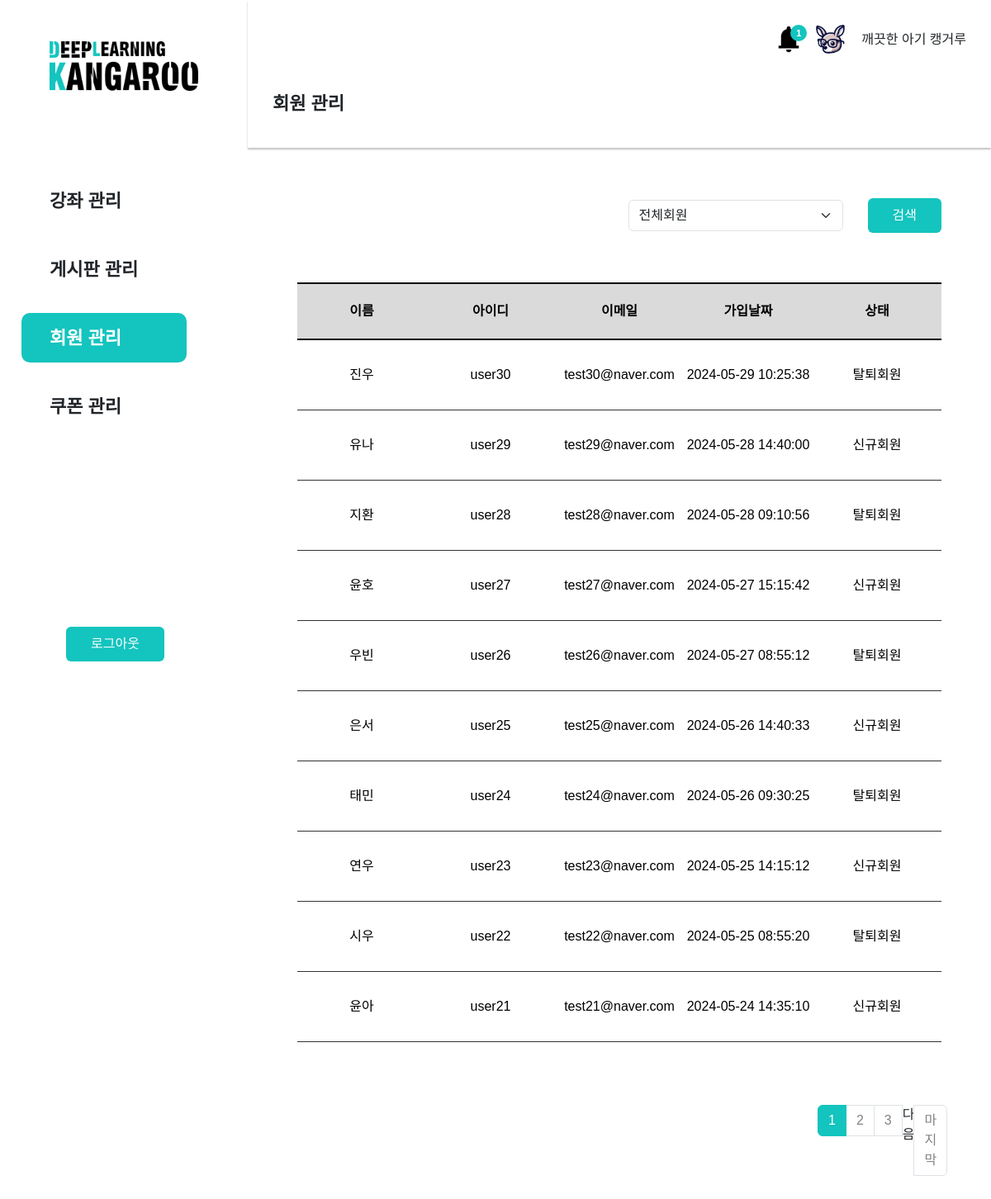
The page /admin/member/member_list.php on the database its author committed.
### tables this page shows
CREATE TABLE `members` (
  `mid` int(11) NOT NULL,
  `userid` varchar(145) DEFAULT NULL,
  `email` varchar(245) DEFAULT NULL,
  `username` varchar(145) DEFAULT NULL,
  `passwd` varchar(200) DEFAULT NULL,
  `regdate` datetime DEFAULT current_timestamp(),
  `status` int(11) NOT NULL
);

### admin/pagination.php (called while the page is built, shortened)
<?php
$cntsql = "SELECT COUNT(*) AS cnt FROM $paginationTarget where 1=1";
$cntsql .= $search_where;
$cntresult = $mysqli->query($cntsql);
$cntrow = $cntresult->fetch_object();
$count = $cntrow -> cnt;
$pageNumber = $_GET['pageNumber'] ?? 1;
$pageCount = $_GET['pageCount'] ?? 10;
$startLimit = ($pageNumber -1)*$pageCount;
$endLimit = $pageCount ;
$block_ct = 3;
$block_num = ceil($pageNumber/$block_ct);
$block_start = (($block_num - 1) * $block_ct) + 1;
$block_end = $block_start + $block_ct - 1;
$total_page = ceil($count / $pageCount);
$total_block = ceil($total_page/$block_ct);

### admin/member/member_list.php (the view, shortened to what this page needs)
<?php
$css1 = '<link rel="stylesheet" href="../../css/member.css">';
include_once $_SERVER['DOCUMENT_ROOT'] . '/clean_kangaroo/admin/dbcon.php';
include_once $_SERVER['DOCUMENT_ROOT'] . '/clean_kangaroo/admin/header.php';
$search_where = "";
$paginationTarget = 'members';
include_once $_SERVER['DOCUMENT_ROOT'] . '/clean_kangaroo/admin/pagination.php';
$sql = "SELECT * FROM members where 1=1";
$sql .= $search_where;
$order = " order by regdate desc";
$sql .= $order;
$limit = " LIMIT $startLimit, $endLimit";
$sql .= $limit;
$result = $mysqli->query($sql);
while ($rs = $result->fetch_object()) {
  $rsArr[] = $rs;
}
?>
<body>
  <div class="board_container grid">
    <form action="" id="">
      <div class="board_category df aic">
        <div class="select_wrap">
          <select class="form-select" aria-label="" id="" name="status">
            <option value="" selected>전체회원</option>
          </select>
        </div>
        <div class="search_wrap df">
          <button class="primary_btn">검색</button>
        </div>
      </div>
    </form>
    <table class="table">
      <thead>
        <tr>
          <th scope="col">이름</th>
          <th scope="col">아이디</th>
          <th scope="col">이메일</th>
          <th scope="col">가입날짜</th>
          <th scope="col">상태</th>
        </tr>
      </thead>
      <tbody>
      <?php
          if(isset($rsArr)){
            foreach($rsArr as $ra){
          ?>
        <tr>
          <td><?=$ra->username?></td>
          <td><?=$ra->userid?></td>
          <td><?=$ra->email?></td>
          <td><?=$ra->regdate?></td>
          <td><?php if($ra->status == 0){echo '신규회원';}else{echo '탈퇴회원';}?></td>
        </tr>
      <?php
            }
          }
        ?>
      </tbody>
    </table>
    <div class="nav_wrap df aic">
        <nav aria-label="">
        <ul class="pagination">
         <?php
          for($i=$block_start;$i<=$block_end;$i++){
            if($i == $pageNumber){
              echo "<li class=\"page-item active\"><a href=\"member_list.php?pageNumber=$i\" class=\"page-link\">$i</a></li>";
            }else{
              echo "<li class=\"page-item\"><a href=\"member_list.php?pageNumber=$i\" class=\"page-link\">$i</a></li>";
            }
          }
          if($pageNumber < $total_page){
            if($total_block > $block_num){
              $next = $block_num * $block_ct + 1;
              echo "<li class=\"page-item\"><a href=\"member_list.php?pageNumber=$next\" class=\"page-item\">다음</a></li>";
            }
            echo "<li class=\"page-item\"><a href=\"member_list.php?pageNumber=$total_page\" class=\"page-link\">마지막</a></li>";
          }
        ?>
      </ul>
        </nav>
    </div>
  </div>
  <?php
include_once $_SERVER['DOCUMENT_ROOT'] . '/clean_kangaroo/admin/footer.php';
?>

### css/common.css (style rules this page uses)
:root { --font-size: 16px; --font-bold:700; --black: #000; --white: #fff; --body-l:calc(var(--font-size) + 6px); --body-sl:calc(var(--font-size) + 4px); --body-m:calc(var(--font-size) + 2px); --body-s:calc(var(--font-size) - 2px); }
body { --C-primary: #14C4BE; --C-secondary: #FF861E; --C-black: #000; --C-white: #fff; --C-hover: #0E8A85; --C-active: #5AD6D1; --C-disable: #BDBDBD; --C-gray: #333; }
body { font-family: 'SUIT', sans-serif; padding-left: 300px; padding-top: 180px; overflow-x: hidden; }
.grid { padding: 60px 60px; box-sizing: border-box; }
.df { display: flex; }
.aic { align-items: center; }
.primary_btn { display: inline-block; background: var(--C-primary); border-radius: 6px; text-align: center; line-height: 22.4px; font-size: 16px; color: #fff; padding: 10px 30px; text-transform: capitalize; font-family: 'SUIT', sans-serif; cursor: pointer; transition: 0.2s; }
.page-link, .page-link:hover { color:#828282; }
.active>.page-link, .page-link.active { background-color: var(--C-primary); border-color: var(--C-primary); color:white; }
.board_category { justify-content: space-between; padding-bottom: 60px; }
.form-select { width: 260px; }
.select_wrap { width: 260px; }
.table>thead th { height: 70px; background: #dadada; border-top: 2px solid #000; border-bottom: 2px solid #000; }
.table>tbody tr td { border-bottom: 1px solid var(--C-gray); padding: 0; padding: 30px 0; }
.pagination { padding-left: 630px; }
.nav_wrap { padding-top: 60px; gap: 476px; }
.search_wrap { gap: 10px; }

### css/member.css (style rules this page uses)
.board_category { gap: 30px; justify-content: right; }

### rows shown on the page
members: username "진우", userid "user30", email "test30@naver.com", regdate "2024-05-29 10:25:38", status "탈퇴회원"
members: username "유나", userid "user29", email "test29@naver.com", regdate "2024-05-28 14:40:00", status "신규회원"
members: username "지환", userid "user28", email "test28@naver.com", regdate "2024-05-28 09:10:56", status "탈퇴회원"
members: username "윤호", userid "user27", email "test27@naver.com", regdate "2024-05-27 15:15:42", status "신규회원"
members: username "우빈", userid "user26", email "test26@naver.com", regdate "2024-05-27 08:55:12", status "탈퇴회원"
members: username "은서", userid "user25", email "test25@naver.com", regdate "2024-05-26 14:40:33", status "신규회원"
members: username "태민", userid "user24", email "test24@naver.com", regdate "2024-05-26 09:30:25", status "탈퇴회원"
members: username "연우", userid "user23", email "test23@naver.com", regdate "2024-05-25 14:15:12", status "신규회원"
members: username "시우", userid "user22", email "test22@naver.com", regdate "2024-05-25 08:55:20", status "탈퇴회원"
members: username "윤아", userid "user21", email "test21@naver.com", regdate "2024-05-24 14:35:10", status "신규회원"

### other values the page prints
$row->cnt "1"
$title "회원 관리"
